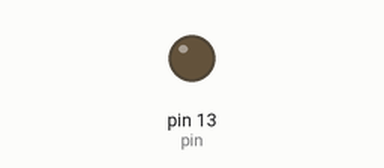
Simulated run of this sketch. Board: Arduino Uno, built with avr-gcc and run on an emulated ATmega328P. Parts: output pins drawn as LEDs (lit = HIGH).

Above: at 2.0 s.
At 4.5 s:
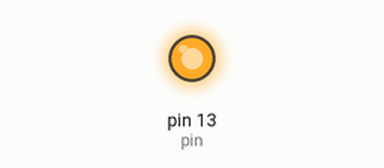
Timing chart, 0 to 6.4 s (numbered marks = the images above):
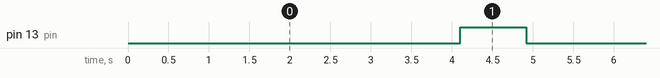

Measured:
- by itself, pin 13 (pin): alternates HIGH for 0.82 s and LOW for 4.1 s

The sketch:

speedchecksketch_jan30a.ino
```cpp
#include <avr/io.h>
#include <avr/interrupt.h>


 int counts = 0;
 int pin = 13;
void setup()
{

     pinMode(pin, OUTPUT);
    // initialize Timer1
    cli();             // disable global interrupts
    TCCR1A = 0;        // set entire TCCR1A register to 0
    TCCR1B = 0;

    // enable Timer1 overflow interrupt:
    TIMSK1 = (1 << TOIE1);
    // Set CS10 bit so timer runs at clock speed:
    TCCR1B |= (1 << CS10);
    // enable global interrupts:
    sei();

}
void loop()
{
}
ISR(TIMER1_OVF_vect)
{
    counts++;
    if (counts > 1000)
   {
     digitalWrite(pin, HIGH);
     Serial.println(counts);
   }
   if (counts > 1200)
   {
   digitalWrite(pin, LOW);
   counts = 0;
   }


}
```
